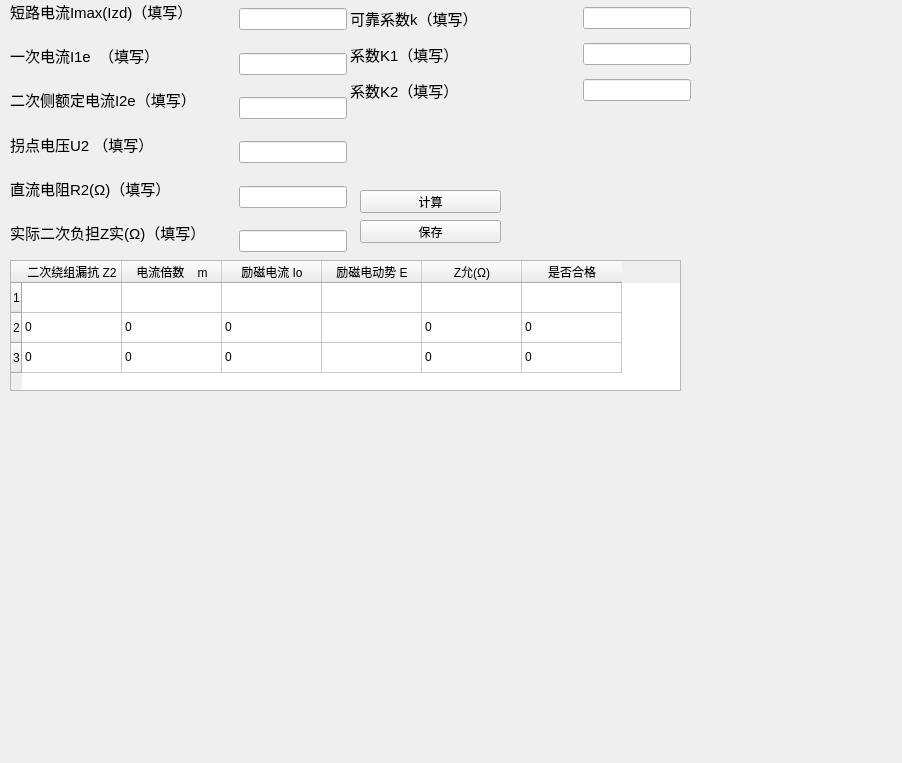
<?xml version="1.0" encoding="UTF-8"?>
<ui version="4.0">
 <class>Form</class>
 <widget class="QWidget" name="Form">
  <property name="geometry">
   <rect>
    <x>0</x>
    <y>0</y>
    <width>902</width>
    <height>763</height>
   </rect>
  </property>
  <property name="windowTitle">
   <string>CT试验</string>
  </property>
  <widget class="QTableWidget" name="tableWidget">
   <property name="geometry">
    <rect>
     <x>10</x>
     <y>260</y>
     <width>671</width>
     <height>131</height>
    </rect>
   </property>
   <property name="lineWidth">
    <number>5</number>
   </property>
   <property name="midLineWidth">
    <number>5</number>
   </property>
   <property name="editTriggers">
    <set>QAbstractItemView::NoEditTriggers</set>
   </property>
   <row/>
   <row/>
   <row/>
   <column>
    <property name="text">
     <string>二次绕组漏抗 Z2</string>
    </property>
    <property name="font">
     <font>
      <pointsize>9</pointsize>
      <bold>false</bold>
      <kerning>true</kerning>
      <hintingpreference>PreferFullHinting</hintingpreference>
     </font>
    </property>
   </column>
   <column>
    <property name="text">
     <string>电流倍数    m</string>
    </property>
   </column>
   <column>
    <property name="text">
     <string>励磁电流 Io</string>
    </property>
   </column>
   <column>
    <property name="text">
     <string>励磁电动势 E</string>
    </property>
   </column>
   <column>
    <property name="text">
     <string>Z允(Ω)</string>
    </property>
   </column>
   <column>
    <property name="text">
     <string>是否合格</string>
    </property>
   </column>
   <item row="1" column="0">
    <property name="text">
     <string>0</string>
    </property>
   </item>
   <item row="1" column="1">
    <property name="text">
     <string>0</string>
    </property>
   </item>
   <item row="1" column="2">
    <property name="text">
     <string>0</string>
    </property>
   </item>
   <item row="1" column="4">
    <property name="text">
     <string>0</string>
    </property>
   </item>
   <item row="1" column="5">
    <property name="text">
     <string>0</string>
    </property>
   </item>
   <item row="2" column="0">
    <property name="text">
     <string>0</string>
    </property>
   </item>
   <item row="2" column="1">
    <property name="text">
     <string>0</string>
    </property>
   </item>
   <item row="2" column="2">
    <property name="text">
     <string>0</string>
    </property>
   </item>
   <item row="2" column="4">
    <property name="text">
     <string>0</string>
    </property>
   </item>
   <item row="2" column="5">
    <property name="text">
     <string>0</string>
    </property>
   </item>
  </widget>
  <widget class="QWidget" name="gridLayoutWidget_2">
   <property name="geometry">
    <rect>
     <x>10</x>
     <y>0</y>
     <width>337</width>
     <height>260</height>
    </rect>
   </property>
   <layout class="QGridLayout" name="gridLayout_2">
    <item row="3" column="0">
     <widget class="QLabel" name="label_8">
      <property name="font">
       <font>
        <pointsize>11</pointsize>
       </font>
      </property>
      <property name="text">
       <string>拐点电压U2 （填写）
</string>
      </property>
     </widget>
    </item>
    <item row="0" column="0">
     <widget class="QLabel" name="label_6">
      <property name="font">
       <font>
        <pointsize>11</pointsize>
       </font>
      </property>
      <property name="text">
       <string>短路电流Imax(Izd)（填写）
</string>
      </property>
     </widget>
    </item>
    <item row="2" column="0">
     <widget class="QLabel" name="label_7">
      <property name="font">
       <font>
        <pointsize>11</pointsize>
       </font>
      </property>
      <property name="text">
       <string>二次侧额定电流I2e（填写）
</string>
      </property>
     </widget>
    </item>
    <item row="1" column="1">
     <widget class="QLineEdit" name="lineEdit_I1e">
      <property name="sizePolicy">
       <sizepolicy hsizetype="Fixed" vsizetype="Fixed">
        <horstretch>0</horstretch>
        <verstretch>0</verstretch>
       </sizepolicy>
      </property>
      <property name="text">
       <string/>
      </property>
     </widget>
    </item>
    <item row="2" column="1">
     <widget class="QLineEdit" name="lineEdit_I2e">
      <property name="sizePolicy">
       <sizepolicy hsizetype="Fixed" vsizetype="Fixed">
        <horstretch>0</horstretch>
        <verstretch>0</verstretch>
       </sizepolicy>
      </property>
      <property name="text">
       <string/>
      </property>
     </widget>
    </item>
    <item row="0" column="1">
     <widget class="QLineEdit" name="lineEdit_Imax">
      <property name="sizePolicy">
       <sizepolicy hsizetype="Fixed" vsizetype="Fixed">
        <horstretch>0</horstretch>
        <verstretch>0</verstretch>
       </sizepolicy>
      </property>
      <property name="text">
       <string/>
      </property>
     </widget>
    </item>
    <item row="3" column="1">
     <widget class="QLineEdit" name="lineEdit_U2">
      <property name="sizePolicy">
       <sizepolicy hsizetype="Fixed" vsizetype="Fixed">
        <horstretch>0</horstretch>
        <verstretch>0</verstretch>
       </sizepolicy>
      </property>
      <property name="text">
       <string/>
      </property>
     </widget>
    </item>
    <item row="1" column="0">
     <widget class="QLabel" name="label_9">
      <property name="font">
       <font>
        <pointsize>11</pointsize>
       </font>
      </property>
      <property name="text">
       <string>一次电流I1e  （填写）
</string>
      </property>
     </widget>
    </item>
    <item row="4" column="0">
     <widget class="QLabel" name="label_10">
      <property name="font">
       <font>
        <pointsize>11</pointsize>
       </font>
      </property>
      <property name="text">
       <string>直流电阻R2(Ω)（填写）
</string>
      </property>
     </widget>
    </item>
    <item row="4" column="1">
     <widget class="QLineEdit" name="lineEdit_L_R2">
      <property name="sizePolicy">
       <sizepolicy hsizetype="Fixed" vsizetype="Fixed">
        <horstretch>0</horstretch>
        <verstretch>0</verstretch>
       </sizepolicy>
      </property>
      <property name="text">
       <string/>
      </property>
     </widget>
    </item>
    <item row="5" column="0">
     <widget class="QLabel" name="label_19">
      <property name="font">
       <font>
        <pointsize>11</pointsize>
       </font>
      </property>
      <property name="text">
       <string>实际二次负担Z实(Ω)（填写）
</string>
      </property>
     </widget>
    </item>
    <item row="5" column="1">
     <widget class="QLineEdit" name="lineEdit_Zreal">
      <property name="sizePolicy">
       <sizepolicy hsizetype="Fixed" vsizetype="Fixed">
        <horstretch>0</horstretch>
        <verstretch>0</verstretch>
       </sizepolicy>
      </property>
      <property name="text">
       <string/>
      </property>
     </widget>
    </item>
   </layout>
  </widget>
  <widget class="QWidget" name="gridLayoutWidget">
   <property name="geometry">
    <rect>
     <x>350</x>
     <y>0</y>
     <width>341</width>
     <height>111</height>
    </rect>
   </property>
   <layout class="QGridLayout" name="gridLayout">
    <item row="0" column="0">
     <widget class="QLabel" name="label_17">
      <property name="font">
       <font>
        <pointsize>11</pointsize>
       </font>
      </property>
      <property name="text">
       <string>可靠系数k（填写）</string>
      </property>
     </widget>
    </item>
    <item row="0" column="1">
     <widget class="QLineEdit" name="lineEdit_K">
      <property name="sizePolicy">
       <sizepolicy hsizetype="Fixed" vsizetype="Fixed">
        <horstretch>0</horstretch>
        <verstretch>0</verstretch>
       </sizepolicy>
      </property>
      <property name="text">
       <string/>
      </property>
     </widget>
    </item>
    <item row="1" column="0">
     <widget class="QLabel" name="label_18">
      <property name="font">
       <font>
        <pointsize>11</pointsize>
       </font>
      </property>
      <property name="text">
       <string>系数K1（填写）</string>
      </property>
     </widget>
    </item>
    <item row="1" column="1">
     <widget class="QLineEdit" name="lineEdit_K1">
      <property name="sizePolicy">
       <sizepolicy hsizetype="Fixed" vsizetype="Fixed">
        <horstretch>0</horstretch>
        <verstretch>0</verstretch>
       </sizepolicy>
      </property>
      <property name="text">
       <string/>
      </property>
     </widget>
    </item>
    <item row="2" column="0">
     <widget class="QLabel" name="label_11">
      <property name="font">
       <font>
        <pointsize>11</pointsize>
       </font>
      </property>
      <property name="text">
       <string>系数K2（填写）</string>
      </property>
     </widget>
    </item>
    <item row="2" column="1">
     <widget class="QLineEdit" name="lineEdit_K2">
      <property name="sizePolicy">
       <sizepolicy hsizetype="Fixed" vsizetype="Fixed">
        <horstretch>0</horstretch>
        <verstretch>0</verstretch>
       </sizepolicy>
      </property>
      <property name="text">
       <string/>
      </property>
     </widget>
    </item>
   </layout>
  </widget>
  <widget class="QPushButton" name="btn_culc">
   <property name="geometry">
    <rect>
     <x>360</x>
     <y>190</y>
     <width>141</width>
     <height>23</height>
    </rect>
   </property>
   <property name="text">
    <string>计算</string>
   </property>
  </widget>
  <widget class="QPushButton" name="btn_save2doc">
   <property name="geometry">
    <rect>
     <x>360</x>
     <y>220</y>
     <width>141</width>
     <height>23</height>
    </rect>
   </property>
   <property name="text">
    <string>保存</string>
   </property>
  </widget>
 </widget>
 <resources/>
 <connections/>
</ui>
